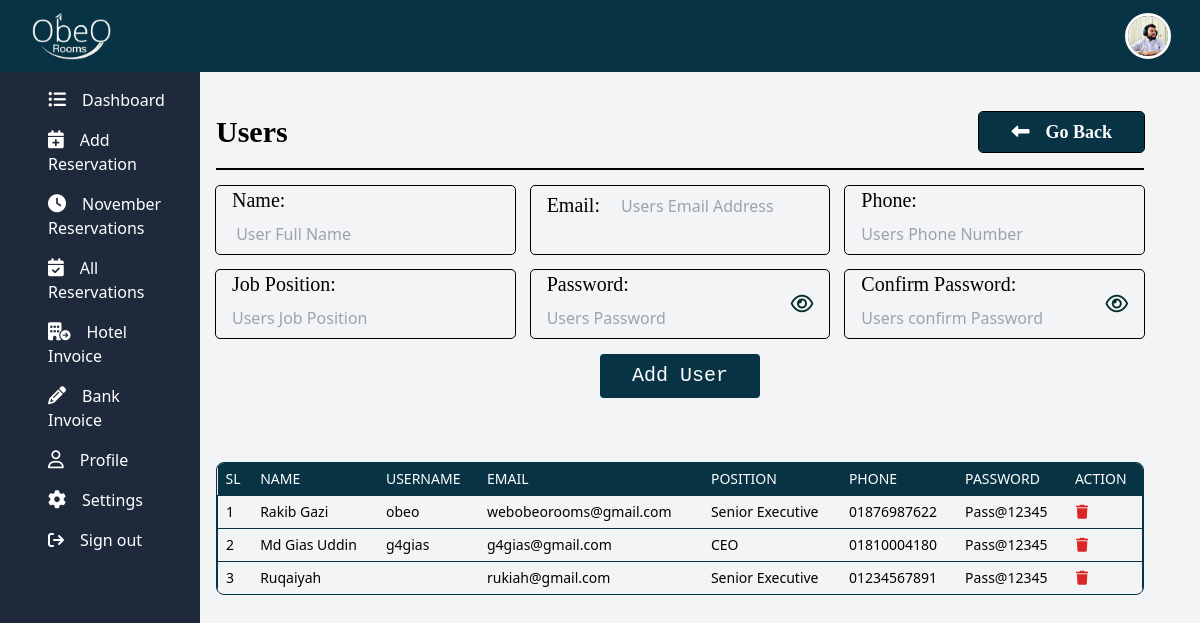
Page /dashboard/add_user.php (signed in) on the committed database.
### tables this page shows
CREATE TABLE `users` (
  `id` int(11) NOT NULL,
  `name` varchar(100) NOT NULL,
  `username` varchar(100) NOT NULL,
  `email` varchar(100) NOT NULL,
  `phone` varchar(30) NOT NULL,
  `position` varchar(100) NOT NULL,
  `password` varchar(100) NOT NULL,
  `image` varchar(255) DEFAULT NULL,
  `created_at` timestamp NOT NULL DEFAULT current_timestamp(),
  `updated_at` timestamp NOT NULL DEFAULT current_timestamp() ON UPDATE current_timestamp()
);

### function/users_authentication.php (called while the page is built, shortened)
<?php
	function user_view(){
		$db_connect = db_connect();
		$sql_view = "SELECT * FROM users";
		$users_results = mysqli_query($db_connect, $sql_view);
		return $users_results;
	}
?>

### dashboard/add_user.php (the view, shortened to what this page needs)
<?php
include ('dashboard-header.php');
include ('../function/users_authentication.php');
$user_data = user_view();
?>
<div class="flex">
    <?php include('dashboard-sidebar.php'); ?>
    <div class="w-4/5 overflow-auto p-4">
        <div class="container mx-auto pt-24">
            <div class="flex justify-between items-center mb-4">
                <h1 class="text-3xl font-bold font-serif capitalize">Users</h1>
                <a href="settings.php" class="bg-cyan-950 hover:bg-slate-800 text-white transition duration-700 ease-in-out font-serif text-lg font-semibold px-8 py-1.5 rounded outline outline-1 outline-black">
                    <i class="fas fa-long-arrow-alt-left me-4"></i>Go Back
                </a>
            </div>
            <hr class="border border-black">
            <form  method="post" class="">
                <h5 class=" text-xl font-semibold font-mono  py-2 "><?php echo $success?? '';	 ?>
                </h5>
                <div class="grid grid-cols-3 gap-4">
                    <div class="w-full outline outline-1 ouline-black rounded">
                        <label for="name" class="text-black text-xl  ps-4 font-serif">Name: </label>
                        <input type="text" name="name" value="<?php echo $old['name'] ?? ''; ?>" placeholder=" User Full Name"
                        class=" py-2 bg-transparent w-auto px-4 focus:outline-none">
                    </div>
                    <div class="w-full outline outline-1 ouline-black rounded">
                        <label for="email" class="text-black text-xl  ps-4 font-serif ">Email: </label>
                        <input type="email" name="email" value="<?php echo $old['email'] ?? ''; ?>" placeholder="Users Email Address "
                        class=" py-2 bg-transparent w-2/3 px-4 focus:outline-none" autocomplete="off">
                    </div>
                    <div class="w-full outline outline-1 ouline-black rounded">
                        <label for="phone" class="text-black text-xl  ps-4 font-serif">Phone: </label>
                        <input type="phone" name="phone" value="<?php echo $old['phone'] ?? ''; ?>" placeholder="Users Phone Number"
                        class=" py-2 bg-transparent w-auto px-4 focus:outline-none ">
                    </div>
                    <div class="w-full outline outline-1 ouline-black rounded">
                        <label for="position" class="text-black text-xl  ps-4 font-serif">Job Position: </label>
                        <input type="text" name="position" value="<?php echo $old['position'] ??  ''; ?>" placeholder="Users Job Position "
                        class=" py-2 bg-transparent w-auto px-4 focus:outline-none">
                    </div>
                    <div class="w-full outline outline-1 ouline-black rounded relative">
                        <label for="password" class="text-black text-xl  ps-4 font-serif">Password: </label>
                        <input type="password" name="password" id="user_password" value="<?php echo $old['password'] ?? ''; ?>" placeholder="Users Password "
                        class=" py-2 bg-transparent w-auto px-4 focus:outline-none" autocomplete="off">
                        <button type="button" onclick="userPassword()" class="absolute inset-y-0 right-0 me-4 text-xl text-teal-950"><i class="fa-regular fa-eye"></i></button>
                    </div>
                    <div class="w-full outline outline-1 ouline-black rounded relative">
                        <label for="confirm_password" class="text-black text-xl  ps-4 font-serif">Confirm Password: </label>
                        <input type="password" name="confirm_password" id="user_confirm_password" value="<?php echo $old['password'] ?? ''; ?>" placeholder="Users confirm Password "
                        class=" py-2 bg-transparent w-auto px-4 focus:outline-none">
                        <button type="button" onclick="userConfirmPassword()" class="absolute inset-y-0 right-0 me-4 text-xl text-teal-950"><i class="fa-regular fa-eye"></i></button>
                    </div>
                </div>
                <div class="mb-12 py-4 flex justify-center items-center">
                    <button type="submit" name="add_user" class="bg-cyan-950 text-white font-mono text-xl  px-8 py-2 rounded">Add User</button>
                </div>
            </form>
            <div class="flex flex-col mt-2">
                <div class="-m-1.5 ">
                    <div class="p-1.5 w-full inline-block align-middle">
                        <div class="border border-cyan-950 rounded-lg overflow-hidden">
                        <table class="w-full ">
                            <thead class="bg-cyan-950">
                                <tr>
                                    <th scope="col" class="px-2 py-1.5 text-start text-sm font-medium text-white uppercase ">SL</th>
                                    <th scope="col" class="px-2 py-1.5 text-start text-sm font-medium text-white uppercase ">Name</th>
                                    <th scope="col" class="px-2 py-1.5 text-start text-sm font-medium text-white uppercase ">Username</th>
                                    <th scope="col" class="px-2 py-1.5 text-start text-sm font-medium text-white uppercase ">Email</th>
                                    <th scope="col" class="px-2 py-1.5 text-start text-sm font-medium text-white uppercase ">Position</th>
                                    <th scope="col" class="px-2 py-1.5 text-start text-sm font-medium text-white uppercase ">Phone</th>
                                    <th scope="col" class="px-2 py-1.5 text-start text-sm font-medium text-white uppercase ">Password</th>
                                    <th scope="col" class="px-2 py-1.5 text-start text-sm font-medium text-white uppercase ">Action</th>
                                </tr>
                            </thead>
                            <tbody class="divide-y divide-cyan-950 ">
                                    <?php
                                        if(mysqli_num_rows($user_data)>0){
                                            $i=1;
                                            while($row = mysqli_fetch_assoc($user_data)){
                                    ?>
                                    <tr class="border border-cyan-950">
                                        <td class="px-2 py-1.5 whitespace-nowrap text-sm font-medium text-black"><?php echo $i++;?></td>
                                        <td class="px-2 py-1.5 whitespace-nowrap text-sm font-medium text-black"><?php echo $row['name'];?></td>
                                        <td class="px-2 py-1.5 whitespace-nowrap text-sm font-medium text-black"><?php echo $row['username'];?></td>
                                        <td class="px-2 py-1.5 whitespace-nowrap text-sm font-medium text-black"><?php echo $row['email'];?></td>
                                        <td class="px-2 py-1.5 whitespace-nowrap text-sm font-medium text-black"><?php echo $row['position'];?></td>
                                        <td class="px-2 py-1.5 whitespace-nowrap text-sm font-medium text-black"><?php echo $row['phone'];?></td>
                                        <td class="px-2 py-1.5 whitespace-nowrap text-sm font-medium text-black"><?php echo $row['password'];?></td>
                                        <td class="px-2 py-1.5 whitespace-nowrap text-end text-sm font-medium inline-flex gap-x-2">
                                            <form action="" method="post" onsubmit="return confirm('Do you want to delete?')">
                                                <button type="submit" name="user_delete" class="inline-flex items-center gap-x-2 text-sm font-semibold rounded-lg border border-transparent text-red-600 ">
                                                    <i class="fa-solid fa-trash"></i>
                                                </button>
                                            </form>
                                        </td>
                                    </tr>
                                    <?php
                                            }
                                        }else {
                                            echo '<tr>';
                                            echo '<td colspan="5" class="text-center py-4"><h5 class="font-serif text-black">No Data Available</h5></td>';
                                            echo '</tr>';
                                        }
                                    ?>
                            </tbody>
                        </table>
                        </div>
                    </div>
                </div>
            </div>
        </div>
    </div>
</div>
<?php include('dashboard-footer.php'); ?>

### rows in the picture
users: name "Rakib Gazi", username "obeo", email "webobeorooms@gmail.com", position "Senior Executive", phone "01876987622", password "Pass@12345"
users: name "Md Gias Uddin", username "g4gias", email "g4gias@gmail.com", position "CEO", phone "01810004180", password "Pass@12345"
users: name "Ruqaiyah", email "rukiah@gmail.com", position "Senior Executive", phone "01234567891", password "Pass@12345"

### other values in the picture
$item "Dashboard"
$item "Add Reservation"
$item "November Reservations"
$item "All Reservations"
$item "Hotel Invoice"
$item "Bank Invoice"
$item "Profile"
$item "Settings"
